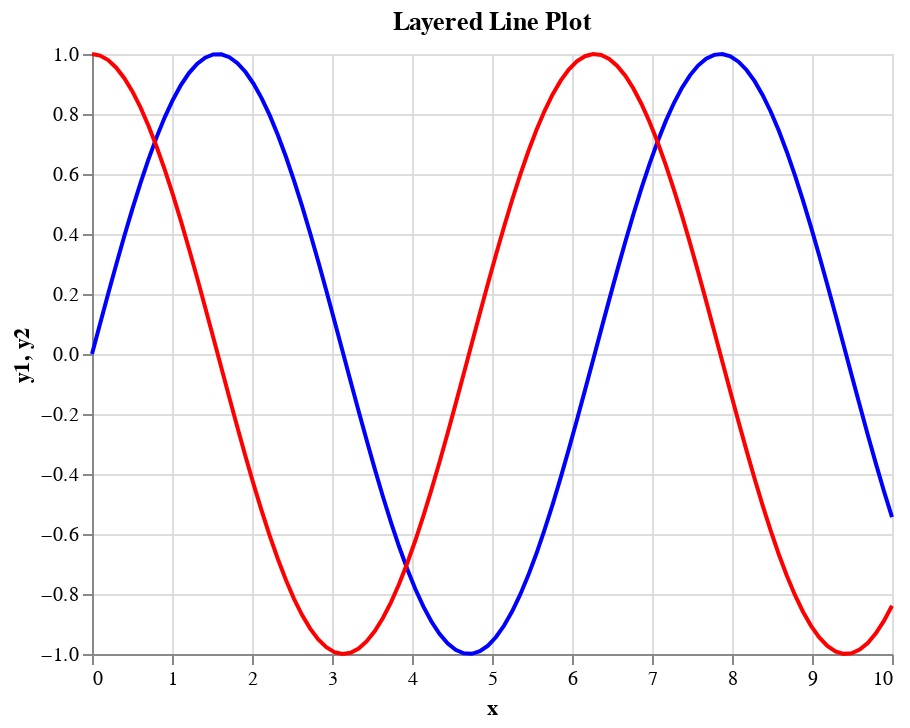

Notebook code for this chart:
### Markdown cell above
## 8. Advanced Plotting Techniques

### Code cell
# Creating a layered plot
data = pd.DataFrame({
    'x': np.linspace(0, 10, 100),
    'y1': np.sin(np.linspace(0, 10, 100)),
    'y2': np.cos(np.linspace(0, 10, 100))
})

line1 = alt.Chart(data).mark_line(color='blue').encode(
    x='x',
    y='y1'
)

line2 = alt.Chart(data).mark_line(color='red').encode(
    x='x',
    y='y2'
)

layered_plot = alt.layer(line1, line2).properties(
    title='Layered Line Plot'
)

layered_plot

### Figure 1 — Vega-Lite specification as saved in the notebook (floating-point values rounded to 4 significant figures)
{"config": {"view": {"continuousWidth": 400, "continuousHeight": 300}}, "layer": [{"mark": {"type": "line", "color": "blue"}, "encoding": {"x": {"field": "x", "type": "quantitative"}, "y": {"field": "y1", "type": "quantitative"}}}, {"mark": {"type": "line", "color": "red"}, "encoding": {"x": {"field": "x", "type": "quantitative"}, "y": {"field": "y2", "type": "quantitative"}}}], "data": {"name": "data-4a6234bfabce682abd2a932a9e0dbd2c"}, "title": "Layered Line Plot", "$schema": "https://vega.github.io/schema/vega-lite/v4.17.0.json", "datasets": {"data-4a6234bfabce682abd2a932a9e0dbd2c": [{"x": 0.0, "y1": 0.0, "y2": 1.0}, {"x": 0.101, "y1": 0.1008, "y2": 0.9949}, {"x": 0.202, "y1": 0.2006, "y2": 0.9797}, {"x": 0.303, "y1": 0.2984, "y2": 0.9544}, {"x": 0.404, "y1": 0.3931, "y2": 0.9195}, {"x": 0.5051, "y1": 0.4839, "y2": 0.8752}, {"x": 0.6061, "y1": 0.5696, "y2": 0.8219}, {"x": 0.7071, "y1": 0.6496, "y2": 0.7603}, {"x": 0.8081, "y1": 0.723, "y2": 0.6909}, {"x": 0.9091, "y1": 0.7889, "y2": 0.6145}, {"x": 1.01, "y1": 0.8469, "y2": 0.5318}, {"x": 1.111, "y1": 0.8962, "y2": 0.4437}, {"x": 1.212, "y1": 0.9364, "y2": 0.351}, {"x": 1.313, "y1": 0.967, "y2": 0.2548}, {"x": 1.414, "y1": 0.9878, "y2": 0.156}, {"x": 1.515, "y1": 0.9985, "y2": 0.05562}, {"x": 1.616, "y1": 0.999, "y2": -0.04535}, {"x": 1.717, "y1": 0.9893, "y2": -0.1459}, {"x": 1.818, "y1": 0.9696, "y2": -0.2449}, {"x": 1.919, "y1": 0.9399, "y2": -0.3414}, {"x": 2.02, "y1": 0.9007, "y2": -0.4344}, {"x": 2.121, "y1": 0.8523, "y2": -0.523}, {"x": 2.222, "y1": 0.7952, "y2": -0.6063}, {"x": 2.323, "y1": 0.73, "y2": -0.6834}, {"x": 2.424, "y1": 0.6574, "y2": -0.7536}, {"x": 2.525, "y1": 0.5781, "y2": -0.816}, {"x": 2.626, "y1": 0.4928, "y2": -0.8701}, {"x": 2.727, "y1": 0.4026, "y2": -0.9154}, {"x": 2.828, "y1": 0.3082, "y2": -0.9513}, {"x": 2.929, "y1": 0.2107, "y2": -0.9775}, {"x": 3.03, "y1": 0.1111, "y2": -0.9938}, {"x": 3.131, "y1": 0.01028, "y2": -0.9999}, {"x": 3.232, "y1": -0.09061, "y2": -0.9959}, {"x": 3.333, "y1": -0.1906, "y2": -0.9817}, {"x": 3.434, "y1": -0.2886, "y2": -0.9575}, {"x": 3.535, "y1": -0.3837, "y2": -0.9235}, {"x": 3.636, "y1": -0.4748, "y2": -0.8801}, {"x": 3.737, "y1": -0.5612, "y2": -0.8277}, {"x": 3.838, "y1": -0.6418, "y2": -0.7669}, {"x": 3.939, "y1": -0.7158, "y2": -0.6983}, {"x": 4.04, "y1": -0.7826, "y2": -0.6225}, {"x": 4.141, "y1": -0.8414, "y2": -0.5405}, {"x": 4.242, "y1": -0.8916, "y2": -0.4529}, {"x": 4.343, "y1": -0.9327, "y2": -0.3606}, {"x": 4.444, "y1": -0.9643, "y2": -0.2647}, {"x": 4.545, "y1": -0.9861, "y2": -0.1662}, {"x": 4.646, "y1": -0.9978, "y2": -0.06588}, {"x": 4.747, "y1": -0.9994, "y2": 0.03508}, {"x": 4.848, "y1": -0.9908, "y2": 0.1357}, {"x": 4.949, "y1": -0.972, "y2": 0.2349}, {"x": 5.051, "y1": -0.9434, "y2": 0.3317}, {"x": 5.152, "y1": -0.9051, "y2": 0.4251}, {"x": 5.253, "y1": -0.8576, "y2": 0.5143}, {"x": 5.354, "y1": -0.8014, "y2": 0.5981}, {"x": 5.455, "y1": -0.737, "y2": 0.6759}, {"x": 5.556, "y1": -0.6651, "y2": 0.7468}, {"x": 5.657, "y1": -0.5864, "y2": 0.81}, {"x": 5.758, "y1": -0.5017, "y2": 0.865}, {"x": 5.859, "y1": -0.412, "y2": 0.9112}, {"x": 5.96, "y1": -0.318, "y2": 0.9481}, {"x": 6.061, "y1": -0.2207, "y2": 0.9753}, {"x": 6.162, "y1": -0.1213, "y2": 0.9926}, {"x": 6.263, "y1": -0.02056, "y2": 0.9998}, {"x": 6.364, "y1": 0.08036, "y2": 0.9968}, {"x": 6.465, "y1": 0.1805, "y2": 0.9836}, {"x": 6.566, "y1": 0.2787, "y2": 0.9604}, {"x": 6.667, "y1": 0.3742, "y2": 0.9274}, {"x": 6.768, "y1": 0.4658, "y2": 0.8849}, {"x": 6.869, "y1": 0.5526, "y2": 0.8334}, {"x": 6.97, "y1": 0.6338, "y2": 0.7735}, {"x": 7.071, "y1": 0.7086, "y2": 0.7056}, {"x": 7.172, "y1": 0.7761, "y2": 0.6306}, {"x": 7.273, "y1": 0.8358, "y2": 0.5491}, {"x": 7.374, "y1": 0.8869, "y2": 0.462}, {"x": 7.475, "y1": 0.9289, "y2": 0.3702}, {"x": 7.576, "y1": 0.9615, "y2": 0.2746}, {"x": 7.677, "y1": 0.9843, "y2": 0.1763}, {"x": 7.778, "y1": 0.9971, "y2": 0.07613}, {"x": 7.879, "y1": 0.9997, "y2": -0.0248}, {"x": 7.98, "y1": 0.9921, "y2": -0.1255}, {"x": 8.081, "y1": 0.9744, "y2": -0.2249}, {"x": 8.182, "y1": 0.9467, "y2": -0.322}, {"x": 8.283, "y1": 0.9094, "y2": -0.4158}, {"x": 8.384, "y1": 0.8629, "y2": -0.5054}, {"x": 8.485, "y1": 0.8075, "y2": -0.5898}, {"x": 8.586, "y1": 0.7439, "y2": -0.6683}, {"x": 8.687, "y1": 0.6727, "y2": -0.7399}, {"x": 8.788, "y1": 0.5947, "y2": -0.8039}, {"x": 8.889, "y1": 0.5106, "y2": -0.8598}, {"x": 8.99, "y1": 0.4213, "y2": -0.9069}, {"x": 9.091, "y1": 0.3277, "y2": -0.9448}, {"x": 9.192, "y1": 0.2308, "y2": -0.973}, {"x": 9.293, "y1": 0.1315, "y2": -0.9913}, {"x": 9.394, "y1": 0.03083, "y2": -0.9995}, {"x": 9.495, "y1": -0.07011, "y2": -0.9975}, {"x": 9.596, "y1": -0.1703, "y2": -0.9854}, {"x": 9.697, "y1": -0.2688, "y2": -0.9632}, {"x": 9.798, "y1": -0.3646, "y2": -0.9312}, {"x": 9.899, "y1": -0.4566, "y2": -0.8897}, {"x": 10.0, "y1": -0.544, "y2": -0.8391}]}}
